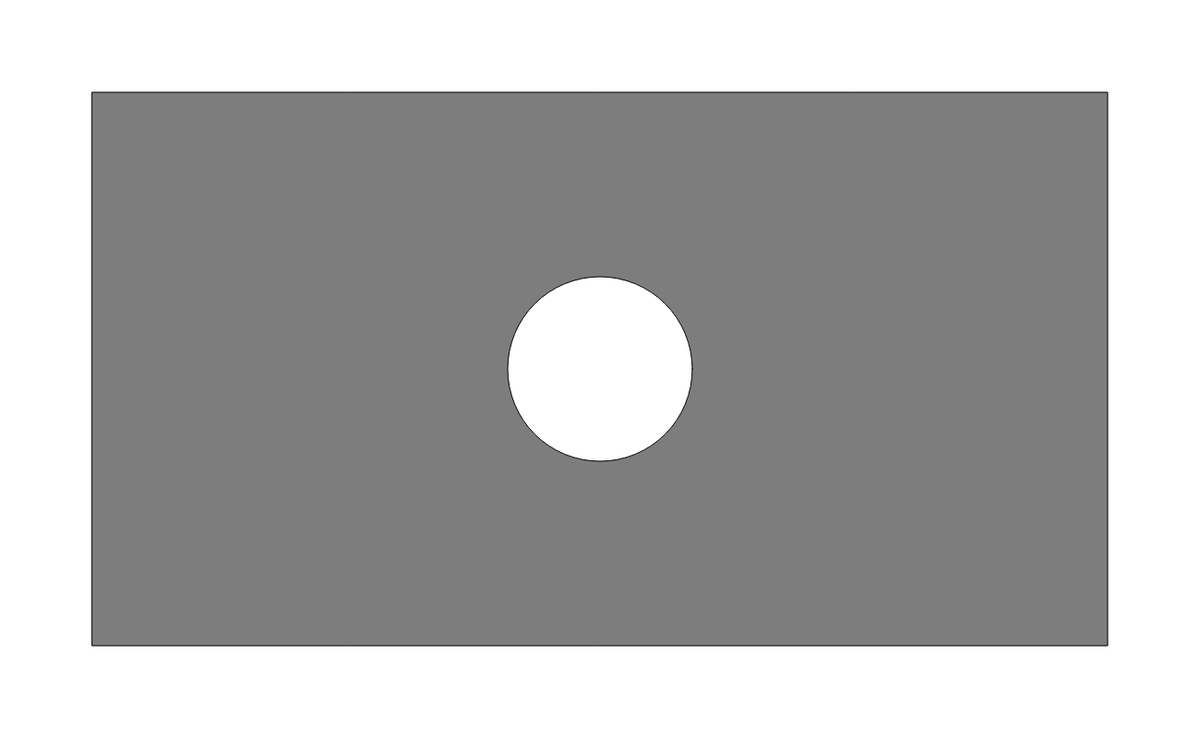
Frame 1 (no input)
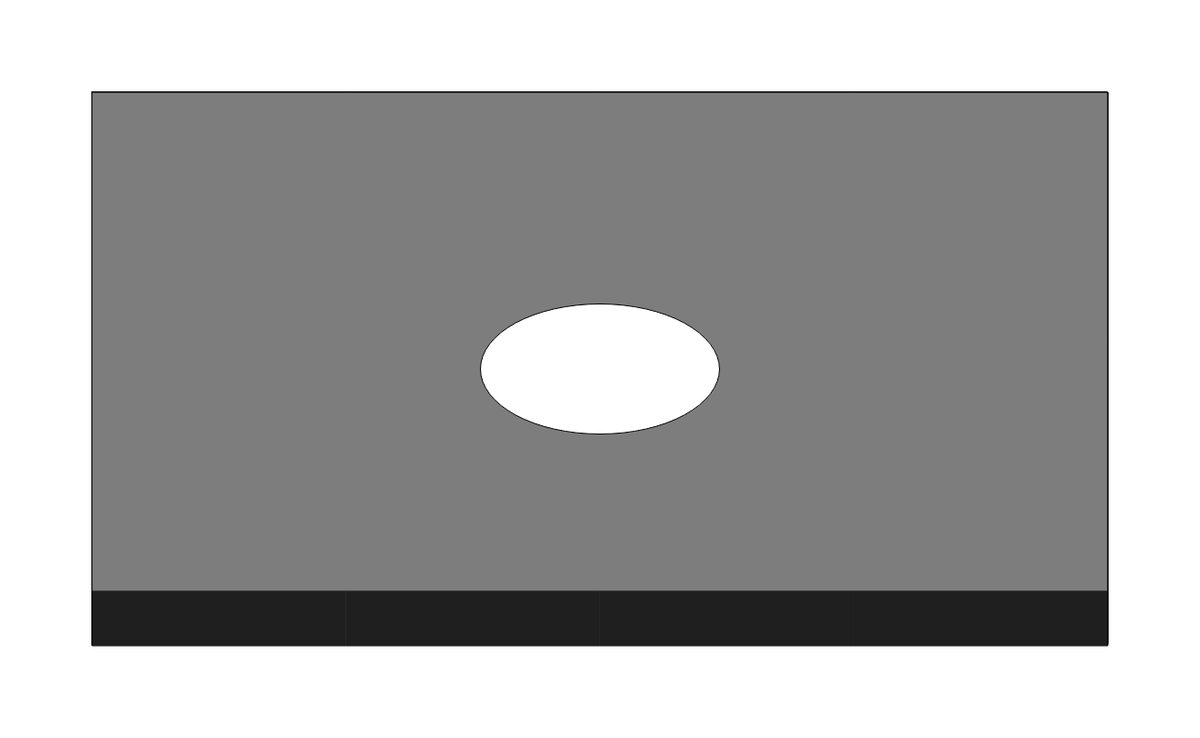
Frame 60 (no input)
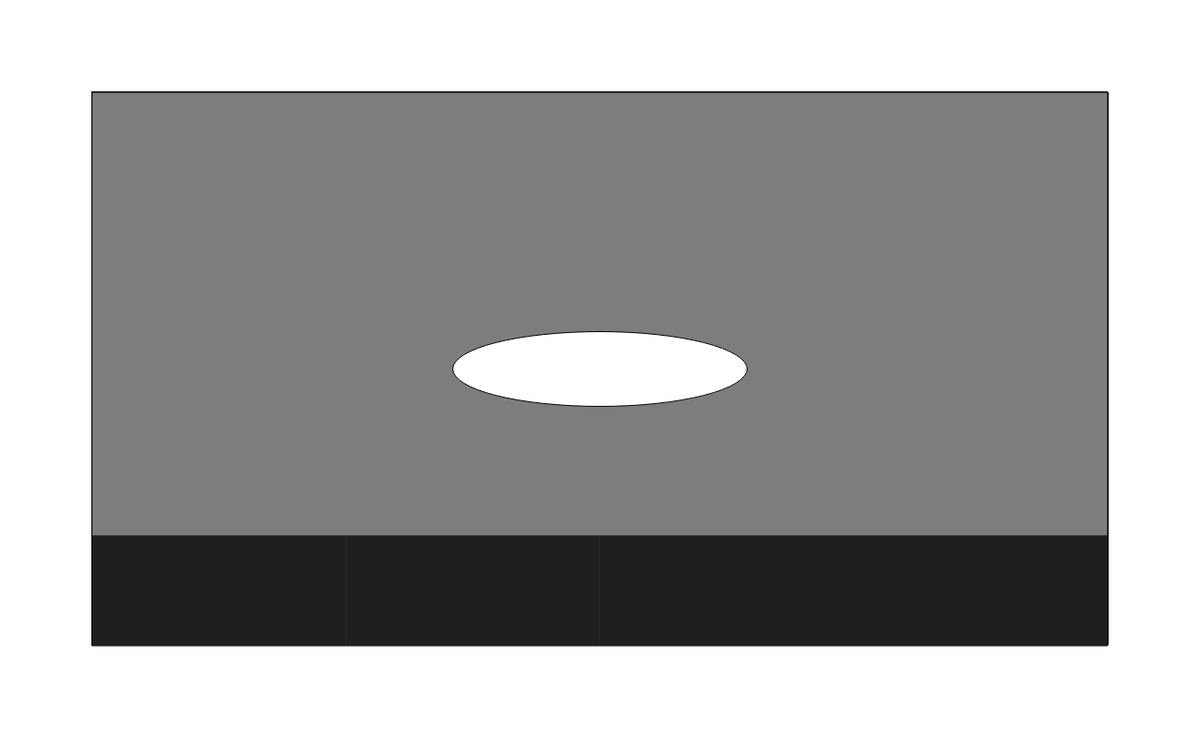
Frame 120 (the mouse pressed at the canvas centre since frame 60)

The p5.js sketch that drew these frames (run headless with seeded random() and noise() and a simulated clock; from frame 60 on, the mouse is pressed at the canvas centre):

// p5.js sketch
// ── sketch.js
rectX = 100;
rectY = 100;
rectWidth = 1100;
rectHeight = 600;
circleX = 650;
circleY = 400;
circleWidth = 200;
circleHeight = 200;

function setup() {
  createCanvas(1300, 800);
  frameRate(30);
}

function draw(){
  fill(125);
  rect(rectX, rectY, rectWidth, rectHeight);
  rectHeight-=1;
  fill(255);
  ellipse(circleX, circleY, circleWidth, circleHeight);
  circleWidth+=1;
  circleHeight-=1;
}
